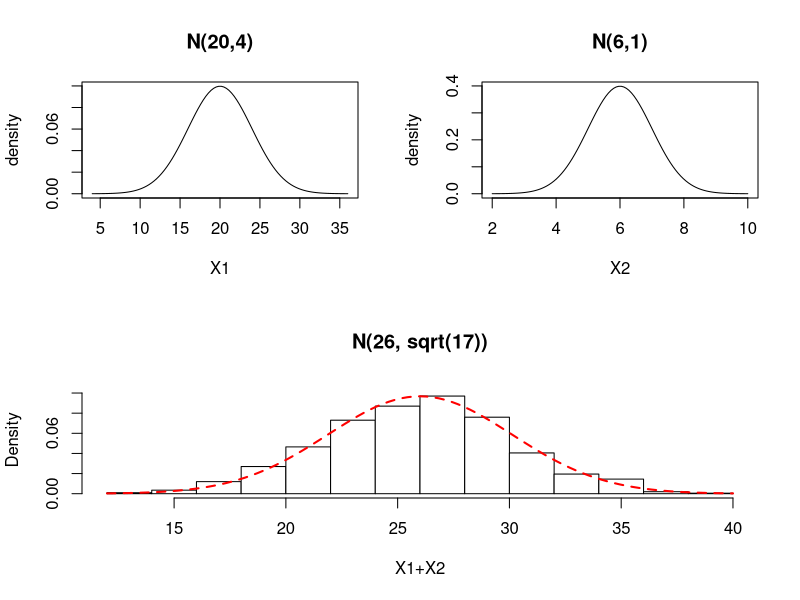

The R source for this figure:
#############################################################
# Note: the code before the example is provided to
# illustrate the theorem:
#   If X1 ~ N(mu1, sigma1) and X2 ~ N(mu2, sigma2), then
#     X1+X2 ~ N(mu1+mu2,   sqrt(sigma1**2 + sigma2**2))
# You do not need to worry about understanding the code,
# but you should understand the thereom
#############################################################

####################################################
# histogram with normal distribution
####################################################
hist.norm <- function(X, mu, sigma, ...) { 
  h <- hist(X, plot = FALSE)
  col <- rep("white", length(h$breaks))
  ylim <- NULL
  m <- max( max(h$density), dnorm(mu, mean = mu, sd = sigma))
  m <- m +0.1*m  
  ylim <- c(0,m)
  
  hist(X, prob = TRUE, ylim = ylim, col = col, ...)
  
  curve(dnorm(x, mean = mu, sd = sigma), col = "red", lty = 2, lwd = 2, 
        add = TRUE)
}

####################################################
# normal density: graphs normal density with 
# x range of (mu - r*sigma) to (mu + r* sigma)
####################################################
norm.density <- function(mu, sigma, r=4, main = NULL, ylab = "density", ...) {
  x <- seq(mu-r*sigma, mu+r*sigma, length.out = 100)
  if (is.null(main)) main <- paste("N(", mu, ",", sigma, ")", sep = "")
  plot(x, dnorm(x, mean = mu, sd = sigma), type = "l",
       ylab = ylab, main = main, ...)  
}

  
#############################################################
# We will visualize the distribution of X1 + X2 where
# X1 ~ N(20,4) and X2 ~ N(6,1)
# Theorem:
#   If X1 ~ N(mu1, sigma1) and X2 ~ N(mu2, sigma2), then
#   X1+X2 ~ N(mu1+mu2,   sqrt(sigma1**2 + sigma2**2))
#############################################################

mu1 <- 20
sigma1 <- 4

mu2 <- 6
sigma2 <- 1

# finds the sum of X1 and X2 where 
# X1 ~ N(mu1, sigma1) and X2 ~ N(mu2, sigma2)
add.norm <- function(mu1,sigma1, mu2,sigma2) {
  x1 <- rnorm(1, mean = mu1, sd = sigma1)
  x2 <- rnorm(1, mean = mu2, sd = sigma2)
  x1+x2
}


x <- replicate(1000, add.norm(mu1,sigma1,mu2,sigma2))

mu12 <- mu1+mu2
sigma12 <- sqrt(sigma1**2+sigma2**2)

split.screen(c(2,1))           # splits screen into 2 rows
split.screen(c(1,2))           # splits 1st row into 2 columns
screen(3)                      # select top left
norm.density(mu1, sigma1, xlab = "X1")
screen(4)                      # select top right
norm.density(mu2, sigma2, xlab = "X2")
screen(2)                      # select bottom 
hist.norm(x, mu = mu12, sigma = sigma12,
          main = "N(26, sqrt(17))", xlab = "X1+X2")
close.screen(all=TRUE)


##################################################################
# Example: In a survey of 2600 individuals, 110 out of 1120 males 
# were red-green color-blind and 10 out of 1480 females were
# red-green colorblind. Is there a signifcant relationship 
# (at p < 0.05) between sex and red-green color-blindness?
# Answer this question by carrying out the steps below.
##################################################################

#1. State the null and alternative hypotheses
# H0: pm - pf = 0, pm is the true proportion of males who are
#      red-green colorblind; pf is the true proportion of females
# HA: pm - pf != 0

#2. Find the test statistic

x <- c(110, 10)
n <- c(1120, 1480)

res <- prop.test(x, n, correct = TRUE)

z <- sqrt(res$statistic)

#3. Find the p-value
res$p.value

# 2*pnorm(-abs(z)) # manual calculation confirms this

#4. State the conclusion

# Because the p-value of 1.01e-27 < 0.05, we conclude that males
# are more likely to be red-green colorblind

#5. What would it mean in the context of this problem if a Type I
#   error occured? We conclude ____________________ but in reality
#   _____________________.

# 6. What would it mean in the context of this problem if a Type II
#   error occured? We conclude ____________________ but in reality
#  ________________________.
#  










